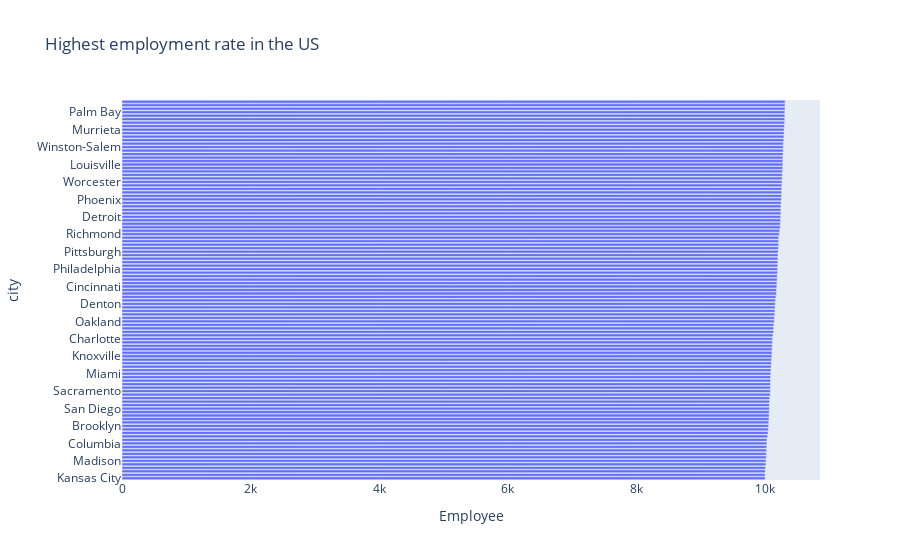

Notebook source saved alongside this figure:
### Markdown cell above
#### Highest employment rate in the US

### Code cell
px.bar(group1, x = group1.index, y = 'city', title='Highest employment rate in the US')

### Figure 1 — Plotly figure (JSON) as saved in the notebook; plotly's stock layout.template omitted (floating-point values rounded to 4 significant figures)
{"data": [{"alignmentgroup": "True", "hovertemplate": "Employee=%{x}<br>city=%{y}<extra></extra>", "legendgroup": "", "marker": {"color": "#636efa", "pattern": {"shape": ""}}, "name": "", "offsetgroup": "", "orientation": "h", "showlegend": false, "textposition": "auto", "type": "bar", "x": [10001, 10002, 10003, 10006, 10012, 10015, 10018, 10019, 10023, 10026, 10028, 10029, 10040, 10046, 10049, 10055, 10056, 10061, 10062, 10064, 10066, 10067, 10069, 10070, 10080, 10081, 10082, 10083, 10084, 10085, 10088, 10093, 10094, 10099, 10100, 10105, 10107, 10108, 10111, 10114, 10115, 10122, 10132, 10133, 10136, 10142, 10143, 10150, 10154, 10155, 10159, 10163, 10168, 10175, 10177, 10181, 10184, 10188, 10189, 10193, 10194, 10196, 10197, 10199, 10200, 10203, 10207, 10210, 10211, 10212, 10220, 10226, 10235, 10238, 10240, 10242, 10245, 10246, 10247, 10250, 10252, 10255, 10257, 10258, 10261, 10263, 10265, 10267, 10269, 10273, 10275, 10276, 10277, 10280, 10282, 10283, 10284, 10290, 10292, 10294, 10296, 10299, 10304, 10305, 10306, 10308, 10309, 10310, 10311], "xaxis": "x", "y": ["Kansas City", "Houston", "St. Louis", "Baton Rouge", "San Francisco", "Madison", "Syracuse", "Fort Worth", "Tampa", "New York", "Columbia", "Bridgeport", "Bronx", "Baltimore", "Wichita", "Brooklyn", "Birmingham", "Minneapolis", "Atlanta", "Albany", "San Diego", "Milwaukee", "Dallas", "Rochester", "Greenville", "Sacramento", "Virginia Beach", "El Paso", "Los Angeles", "Columbus", "Miami", "Harrisburg", "Tucson", "Omaha", "Allentown", "Knoxville", "Austin", "Providence", "Lancaster", "Washington", "Charlotte", "Poughkeepsie", "McAllen", "Ogden", "Mesa", "Oakland", "Sarasota", "Indianapolis", "Salt Lake City", "Fresno", "Denton", "Long Beach", "Memphis", "San Juan", "San Jose", "Cincinnati", "Cleveland", "Manhattan", "Toledo", "Honolulu", "Philadelphia", "Chicago", "Cape Coral", "San Antonio", "Nashville", "Pittsburgh", "Grand Rapids", "Jacksonville", "Mission Viejo", "Albuquerque", "Richmond", "Las Vegas", "New Haven", "Orlando", "Raleigh", "Detroit", "Denver", "Chattanooga", "Akron", "Boston", "Phoenix", "Boise", "Spokane", "Reno", "Oklahoma City", "Worcester", "Seattle", "Portland", "New Orleans", "Port St. Lucie", "Louisville", "Charleston", "Queens", "Bakersfield", "Hartford", "Winston-Salem", "Springfield", "Des Moines", "Buffalo", "Riverside", "Murrieta", "Provo", "Colorado Springs", "Little Rock", "Tulsa", "Palm Bay", "Staten Island", "Concord", "Dayton"], "yaxis": "y"}], "layout": {"barmode": "relative", "legend": {"tracegroupgap": 0}, "title": {"text": "Highest employment rate in the US"}, "xaxis": {"anchor": "y", "domain": [0, 1], "title": {"text": "Employee"}}, "yaxis": {"anchor": "x", "domain": [0, 1], "title": {"text": "city"}}}}
